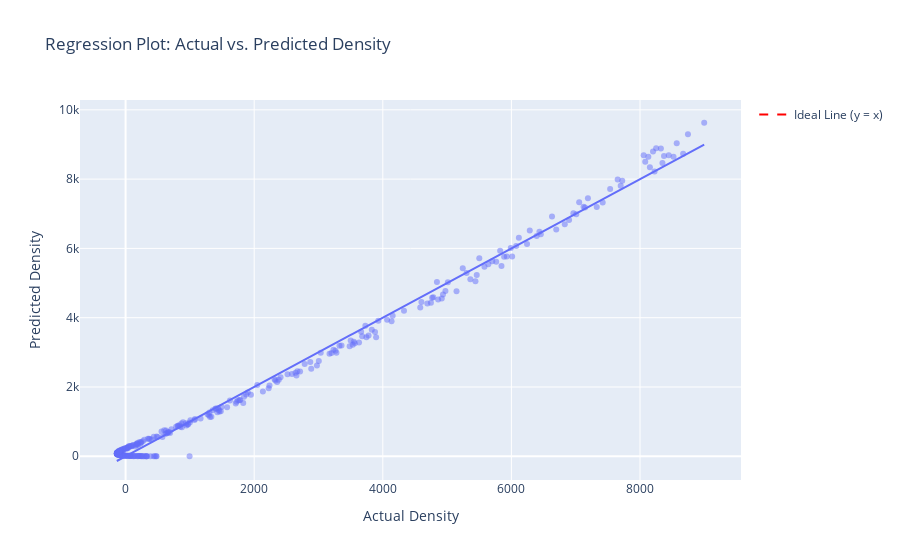

This figure's notebook cell:
### Code cell
fig = px.scatter(x=y_pred_train, y=y_train,
                 opacity=0.5,  # Set opacity for better visualization
                 trendline="ols",  # Add trendline using Ordinary Least Squares
                 title="Regression Plot: Actual vs. Predicted Density")

# Add ideal line (y = x)
x_range = np.linspace(min(y_test_sc), max(y_test_sc), 100)
fig.add_scatter(x=x_range, y=x_range, mode='lines',
                line=dict(color='red', dash='dash'),
                name='Ideal Line (y = x)')

fig.update_layout(
    xaxis_title="Actual Density",
    yaxis_title="Predicted Density"
)

fig.show()

### Figure 1 — Plotly figure (JSON) as saved in the notebook; plotly's stock layout.template omitted (floating-point values rounded to 4 significant figures; data arrays with more than 128 entries replaced by an {"elided": "..."} marker saying what was removed)
{"data": [{"hovertemplate": "x=%{x}<br>y=%{y}<extra></extra>", "legendgroup": "", "marker": {"color": "#636efa", "opacity": 0.5, "symbol": "circle"}, "mode": "markers", "name": "", "orientation": "v", "showlegend": false, "type": "scatter", "x": {"elided": "297 float values"}, "xaxis": "x", "y": {"elided": "297 float values"}, "yaxis": "y"}, {"hovertemplate": "<b>OLS trendline</b><br>y = 1 * x + -2.65351e-12<br>R<sup>2</sup>=0.993144<br><br>x=%{x}<br>y=%{y} <b>(trend)</b><extra></extra>", "legendgroup": "", "marker": {"color": "#636efa", "symbol": "circle"}, "mode": "lines", "name": "", "showlegend": false, "type": "scatter", "x": {"elided": "297 float values"}, "xaxis": "x", "y": {"elided": "297 float values"}, "yaxis": "y"}, {"line": {"color": "red", "dash": "dash"}, "mode": "lines", "name": "Ideal Line (y = x)", "type": "scatter", "x": [[-0.8382], [-0.8025], [-0.7667], [-0.7309], [-0.6952], [-0.6594], [-0.6237], [-0.5879], [-0.5522], [-0.5164], [-0.4806], [-0.4449], [-0.4091], [-0.3734], [-0.3376], [-0.3018], [-0.2661], [-0.2303], [-0.1946], [-0.1588], [-0.123], [-0.08728], [-0.05152], [-0.01576], [0.01999], [0.05575], [0.09151], [0.1273], [0.163], [0.1988], [0.2345], [0.2703], [0.3061], [0.3418], [0.3776], [0.4133], [0.4491], [0.4849], [0.5206], [0.5564], [0.5921], [0.6279], [0.6637], [0.6994], [0.7352], [0.7709], [0.8067], [0.8425], [0.8782], [0.914], [0.9497], [0.9855], [1.021], [1.057], [1.093], [1.129], [1.164], [1.2], [1.236], [1.272], [1.307], [1.343], [1.379], [1.415], [1.45], [1.486], [1.522], [1.558], [1.593], [1.629], [1.665], [1.701], [1.736], [1.772], [1.808], [1.844], [1.879], [1.915], [1.951], [1.987], [2.023], [2.058], [2.094], [2.13], [2.166], [2.201], [2.237], [2.273], [2.309], [2.344], [2.38], [2.416], [2.452], [2.487], [2.523], [2.559], [2.595], [2.63], [2.666], [2.702]], "y": [[-0.8382], [-0.8025], [-0.7667], [-0.7309], [-0.6952], [-0.6594], [-0.6237], [-0.5879], [-0.5522], [-0.5164], [-0.4806], [-0.4449], [-0.4091], [-0.3734], [-0.3376], [-0.3018], [-0.2661], [-0.2303], [-0.1946], [-0.1588], [-0.123], [-0.08728], [-0.05152], [-0.01576], [0.01999], [0.05575], [0.09151], [0.1273], [0.163], [0.1988], [0.2345], [0.2703], [0.3061], [0.3418], [0.3776], [0.4133], [0.4491], [0.4849], [0.5206], [0.5564], [0.5921], [0.6279], [0.6637], [0.6994], [0.7352], [0.7709], [0.8067], [0.8425], [0.8782], [0.914], [0.9497], [0.9855], [1.021], [1.057], [1.093], [1.129], [1.164], [1.2], [1.236], [1.272], [1.307], [1.343], [1.379], [1.415], [1.45], [1.486], [1.522], [1.558], [1.593], [1.629], [1.665], [1.701], [1.736], [1.772], [1.808], [1.844], [1.879], [1.915], [1.951], [1.987], [2.023], [2.058], [2.094], [2.13], [2.166], [2.201], [2.237], [2.273], [2.309], [2.344], [2.38], [2.416], [2.452], [2.487], [2.523], [2.559], [2.595], [2.63], [2.666], [2.702]]}], "layout": {"legend": {"tracegroupgap": 0}, "title": {"text": "Regression Plot: Actual vs. Predicted Density"}, "xaxis": {"anchor": "y", "domain": [0, 1], "title": {"text": "Actual Density"}}, "yaxis": {"anchor": "x", "domain": [0, 1], "title": {"text": "Predicted Density"}}}}
